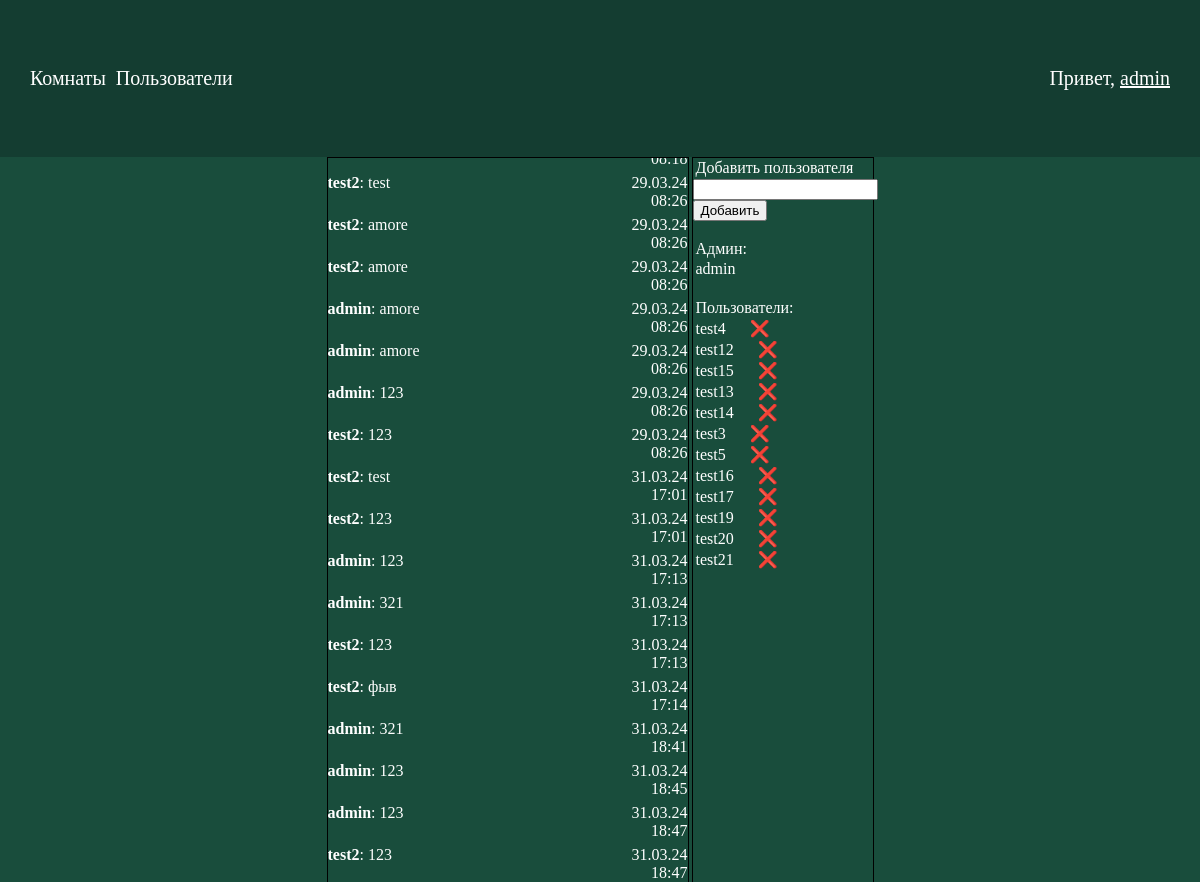
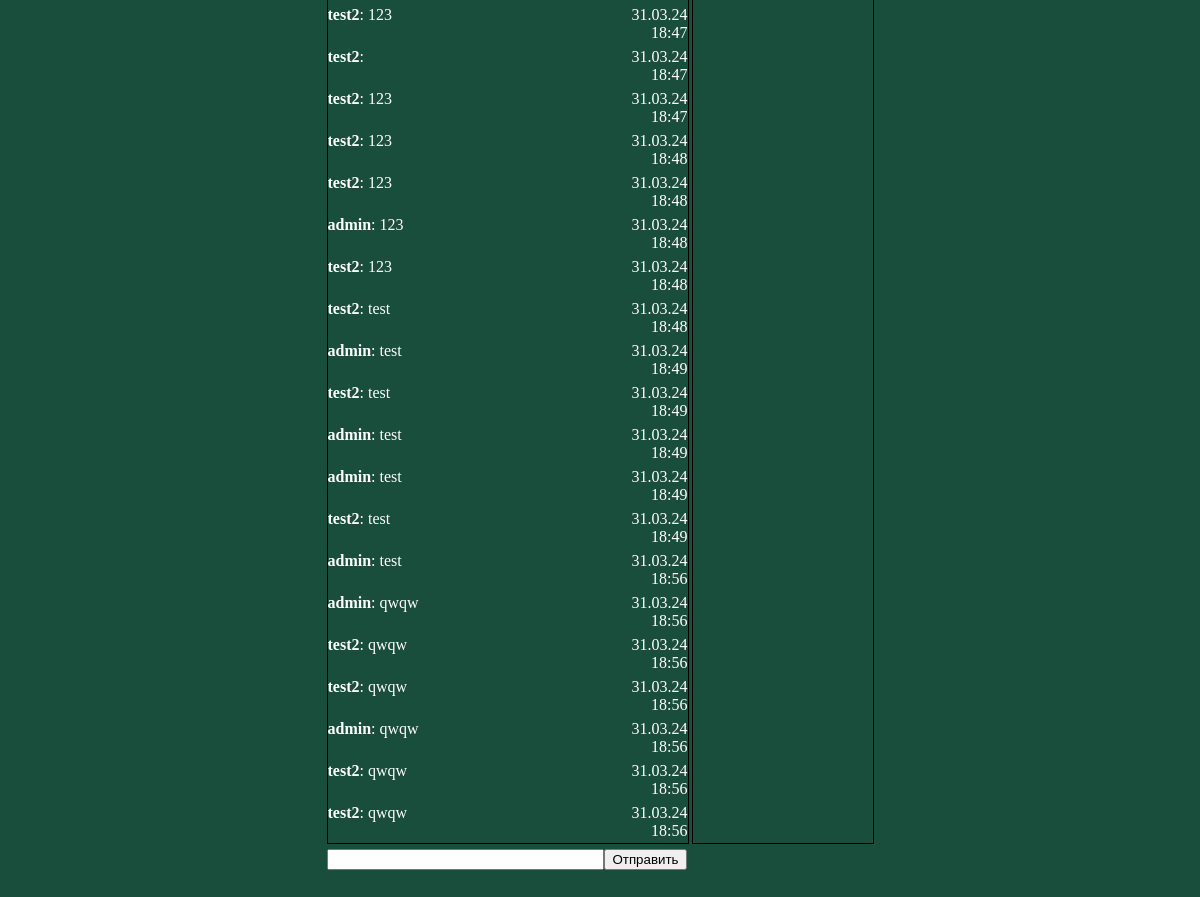
Screenshot of /room/asdasc2222 (signed in) with the database file from the repository (2 pictures, top to bottom).
### social/models.py (models this page shows, shortened)
class Message(models.Model):
    text = models.TextField()
    sender = models.ForeignKey(User, on_delete=models.CASCADE)
    room = models.ForeignKey(Room, on_delete=models.CASCADE)
    time = models.DateTimeField(auto_now_add=True)
    class Meta:
        ordering = ('time',)

class Room(models.Model):
    ischat = models.BooleanField(default=True, blank=False)
    members = models.ManyToManyField(User, through='ChatMessages', related_name='members')
    roomname = models.SlugField(max_length=50, null=True)
    admin = models.ForeignKey(User, null=True, blank=True, on_delete=models.CASCADE)

### social/views.py (the view)
# urls.py: path('room/<slug:roomname>', roomview, name='room'),
@login_required
def roomview(request, roomname):
    room = Room.objects.get(roomname=roomname)
    messages = Message.objects.filter(room=room)
    context = {
        'title': f'Комната {roomname}',
        'room': room,
        'messages':messages,
    }
    if request.user not in room.members.all():
        return redirect('rooms')
    return render(request, 'room.html', context)

### social/templates/room.html (shortened to what this page needs)
{% extends 'base.html' %}
{% load static %}
{% block content %}
    <div class="roomcontainer">
        <div class="roommsgandbutton">
            <div class="lismsgsroom">
                {% for message in messages %}
                    <div class="divmessage">
                        <div class="messagetext">
                            <p><b>{{message.sender}}</b>: {{message.text}}</p>
                        </div>
                        <div class="messagetime">
                            <p>{{message.time|date:"d.m.y H:i" }}</p>
                        </div>
                    </div>
                {% endfor %}
            </div>
            <div class="sendmsdivroom">
                <form method="" onsubmit="return false;">
                    <input id="msgtxt" name="textmsg" autocomplete="off"  >
                    <button id="btn" type="submit">Отправить</button>
                </form>
            </div>
        </div>
        <div class="userlistinroom">
            {% if user == room.admin %}
                <p>Добавить пользователя</p>
                <input id="adduserinput"><button id="adduserbutton">Добавить</button>
                <br><br>
            {% endif %}
            <p>Админ:</p>
            <p>{{room.admin}}</p>
            <br>
            <p>Пользователи:</p>
            {% for member in room.members.all %}
                {% if not member == room.admin%}
                    <p id="{{ member.username }}">{{member}} {% if user == room.admin %}<a title="Исключить" class="delusericon" onclick="delUser('{{member.username}}')">&emsp; &#10060;</a>{% endif %}</p>
                {% endif %}
            {%endfor%}
        </div>
    </div>
{% endblock %}

### social/templates/base.html (shortened to what this page needs)
{% load static %}
<html>
<head>
    <link rel="stylesheet" href="{%static 'social/styles.css'%}">
</head>
<body>
<div class="nav">
    <div class="navleft">
        <p><a href="{%url 'rooms'%}">Комнаты</a></p>
        <p><a href="{%url 'accounts'%}">Пользователи</a></p>
    </div>
    <div class="navright">
        {% if user.is_authenticated  %}
            <p>Привет, <a href="{%url 'profile' user.username%}">{{user}}</a></p>
        {% else %}
            <p><a href="{% url 'account_login'%}">Войти</a></p>
        {% endif %}
    </div>
</div>
{% block content %}
{% endblock %}
</body>
</html>

### static/social/styles.css (style rules this page uses)
html { width: 100%; height: 100%; }
body { background-color: #194D3C; margin:0px; width:100%; height: 100%; }
p, label { color: white; }
a { color:white; }
.nav { display:flex; background-color: #143D31; margin:0px; justify-content: space-between; align-items: center; height: 6%; }
.nav p { font-size:20px }
.navleft { margin-left:30px; display:flex; }
.navleft p { margin-right:10px; }
.navleft a { text-decoration:none; }
.navright { margin-right:30px; }
.roommsgandbutton { height:100%; width:30%; display: flex; flex-direction: column; }
.sendmsdivroom { margin-top:5px; display: flex; flex-direction: row; width: 100%; justify-content: center; }
.sendmsdivroom form { width: 100%; display: flex; justify-content: center; }
.sendmsdivroom form input { width: 80% }
.divmessage { display: flex; justify-content: space-between; }
.messagetime { width:25%; }
.messagetime p { margin: 3px 0px 3px 0px; text-align: right; }
.messagetext { width:75%; }
.messagetext p { margin: 3px 0px 3px 0px; }
.userlistinroom { margin-left:5px; border: solid 1px black; width:15%; height: 75%; }
.userlistinroom p { margin-top:1px; margin-bottom:2px; margin-left:3px; }
.roomcontainer { display: flex; height: 80%; align-items: start; justify-content: center; }
.lismsgsroom { width: 100%; height: 75%; border: solid 1px; overflow-y: auto }
.delusericon { text-decoration: none; }

### rows the page displays
Message: sender "test2", text "test", time "29.03.24 08:26"
Message: sender "test2", text "amore", time "29.03.24 08:26"
Message: sender "test2", text "amore", time "29.03.24 08:26"
Message: sender "admin", text "amore", time "29.03.24 08:26"
Message: sender "admin", text "amore", time "29.03.24 08:26"
Message: sender "admin", text "123", time "29.03.24 08:26"
Message: sender "test2", text "123", time "29.03.24 08:26"
Message: sender "test2", text "test", time "31.03.24 17:01"
Message: sender "test2", text "123", time "31.03.24 17:01"
Message: sender "admin", text "123", time "31.03.24 17:13"
Message: sender "admin", text "321", time "31.03.24 17:13"
Message: sender "test2", text "123", time "31.03.24 17:13"
Message: sender "test2", text "фыв", time "31.03.24 17:14"
Message: sender "admin", text "321", time "31.03.24 18:41"
Message: sender "admin", text "123", time "31.03.24 18:45"
Message: sender "admin", text "123", time "31.03.24 18:47"
Message: sender "test2", text "123", time "31.03.24 18:47"
Message: sender "test2", text "123", time "31.03.24 18:47"
Message: sender "test2", time "31.03.24 18:47"
Message: sender "test2", text "123", time "31.03.24 18:47"
Message: sender "test2", text "123", time "31.03.24 18:48"
Message: sender "test2", text "123", time "31.03.24 18:48"
Message: sender "admin", text "123", time "31.03.24 18:48"
Message: sender "test2", text "123", time "31.03.24 18:48"
Message: sender "test2", text "test", time "31.03.24 18:48"
Message: sender "admin", text "test", time "31.03.24 18:49"
Message: sender "test2", text "test", time "31.03.24 18:49"
Message: sender "admin", text "test", time "31.03.24 18:49"
Message: sender "admin", text "test", time "31.03.24 18:49"
Message: sender "test2", text "test", time "31.03.24 18:49"
Message: sender "admin", text "test", time "31.03.24 18:56"
Message: sender "admin", text "qwqw", time "31.03.24 18:56"
Message: sender "test2", text "qwqw", time "31.03.24 18:56"
Message: sender "test2", text "qwqw", time "31.03.24 18:56"
Message: sender "admin", text "qwqw", time "31.03.24 18:56"
Message: sender "test2", text "qwqw", time "31.03.24 18:56"
Message: sender "test2", text "qwqw", time "31.03.24 18:56"
Room: admin "admin"

### other values shown
{{ user }} "admin"
{{ member }} "test4"
{{ member }} "test12"
{{ member }} "test15"
{{ member }} "test13"
{{ member }} "test14"
{{ member }} "test3"
{{ member }} "test5"
{{ member }} "test16"
{{ member }} "test17"
{{ member }} "test19"
{{ member }} "test20"
{{ member }} "test21"
